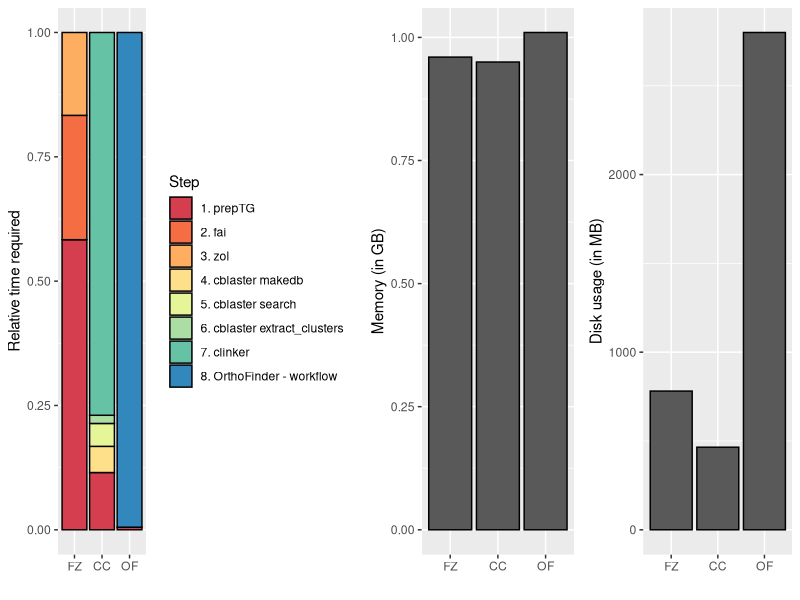

Write R code to recreate this figure.
library(ggplot2)
library(cowplot)

timedat <- read.table("timing_data_for_hq.txt", header=T, sep='\t')
memdat <- read.table("max_memory_for_hq.txt", header=T, sep='\t')
dudat <- read.table("final_diskspace_usage.txt", header=T, sep='\t')

pdf("SupFigures.pdf", height=3, width=10)
g1 <- ggplot(timedat, aes(x=reorder(Method, Order), y=Time, fill=Step)) + geom_bar(stat='identity', color='#000000', position = position_fill(reverse = TRUE)) + scale_fill_brewer(palette='Spectral') + xlab("") + ylab("Relative time required")
g2 <- ggplot(memdat, aes(x=reorder(Method, Order), y=Memory)) + geom_bar(stat='identity', color='#000000', fill='#595959') + xlab("") + ylab("Memory (in GB)")
g3 <- ggplot(dudat, aes(x=reorder(Method, Order), y=DiskUsage)) + geom_bar(stat='identity', color='#000000', fill='#595959') + xlab("") + ylab("Disk usage (in MB)") 

plot_grid(g1, g2, g3, nrow=1, rel_widths=c(5, 3, 3), align='h')
dev.off()
